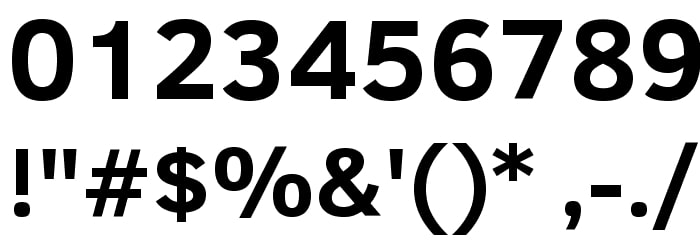
%> input picture Semester_Material/Semester_4/Digital_Image_Processing/Lab/Alpha.jpg, 700 x 240 px, given in place of Rectangle.jpg, which was not available
$ octave LabTask10.m   (GNU Octave 9; MATLAB toolbox functions it lacks are replaced by stand-ins)
%> lines starting %> are read from the running program, lines starting %| are printed output that depends on the picture; in (x1, y1, x2, y2) boxes, pixels count from 0 and x2, y2 are one past the last pixel; in counts of white or black regions, pixels touching at a corner belong together; the program's own positions count from 1; pictures that were not available may be replaced by others from this repository, and a replacement may not be noted
% LAB#10 (Morphological image processing)
%% 1) Perform erosion & dilation
binaryImage = imread("E:\Courses\Digital Image Processing\Lab\Rectangle.jpg");
%> binaryImage is the input picture: size 240x700x3 uint8; min 0, max 255, mean 192.7
% [6 lines of commented-out code are left out]
SE1 = ones(100,100);

for i=1:30
    SE1(i,1:49) = 0;
    SE1(i,60:100) = 0;
end

for i=80:100
    SE1(i,1:49) = 0;
    SE1(i,60:100) = 0;
end

dilatedImage1 = imdilate(binaryImage,SE1);
%> dilatedImage1: size 240x700x3 uint8; every value is 255

subplot 241
imshow(binaryImage); title('Orignal Image');
subplot 242
imshow(dilatedImage1); title('DI');

SE2 = strel('disk',50);
dilatedImage2 = imdilate(binaryImage,SE2);
subplot 243
imshow(dilatedImage2); title('DI(disk)');

SE3 = strel('rectangle',[100,100]);
dilatedImage3 = imdilate(binaryImage,SE3);

subplot 244
imshow(dilatedImage3); title('DI(rectangle)');

%Erosion
binaryImage2 = imread("E:\Courses\Digital Image Processing\Lab\Circle.jpg");
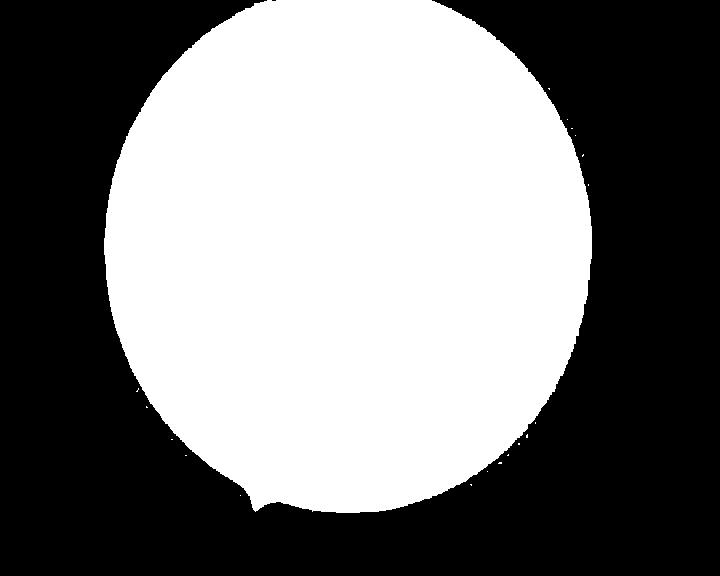
%> input picture Semester_Material/Semester_4/Digital_Image_Processing/Lab/Circle.jpg, 720 x 576 px
%> binaryImage2 is the input picture: size 576x720x3 uint8; min 0, max 255, mean 123.6


subplot 245
imshow(binaryImage2); title('Orignal Image');

erodedImage1 = imerode(binaryImage2,SE1);

subplot 246
imshow(erodedImage1); title('EI');

erodedImage2 = imerode(binaryImage2,SE2);

subplot 247
imshow(erodedImage2); title('EI(disk)');

subplot 248
imshow(imerode(binaryImage2,SE3)); title('EI(rectangle)');

%% Removing salt & pepper noise using erosion

noisyImage = imnoise(binaryImage,'salt & pepper',0.3);
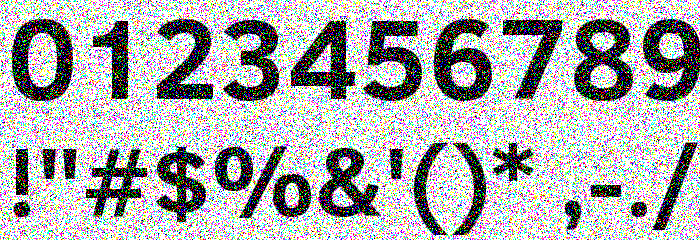
%> noisyImage: size 240x700x3 uint8; mean R, G, B 172.8, 173.3, 172.9

subplot 131
imshow(noisyImage); title('Noisy Image');

S1 = ones(3,3);
enhancedImage1 = imerode(noisyImage,S1);
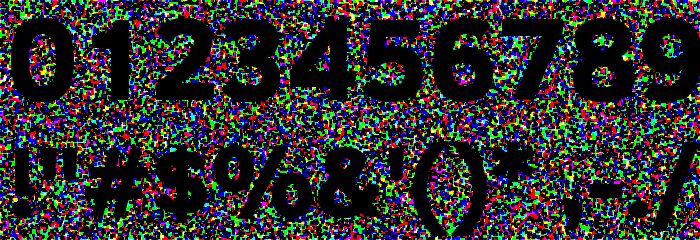
%> enhancedImage1: size 240x700x3 uint8; mean R, G, B 41.5, 42.4, 41.1
enhancedImage2 = imdilate(noisyImage,S1);
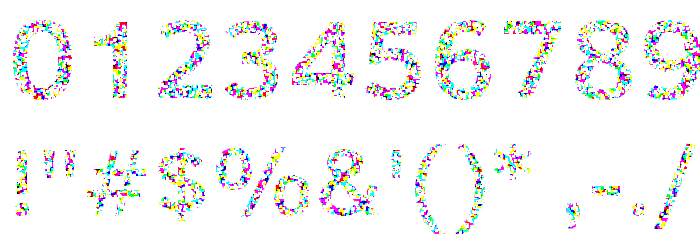
%> enhancedImage2: size 240x700x3 uint8; mean R, G, B 243.6, 243.5, 243.4

subplot 132
imshow(enhancedImage1); title('Erosion');

subplot 133
imshow(enhancedImage2); title('Dilation');
%% Perform Opening and closing operation
%% Opening = 1) Erosion 2) Dilation
%% Closing = 1) Dilation 1) Erosion
binaryImage3 = imbinarize(rgb2gray(imread("E:\Courses\Digital Image Processing\Lab\Bridge.jpg")));
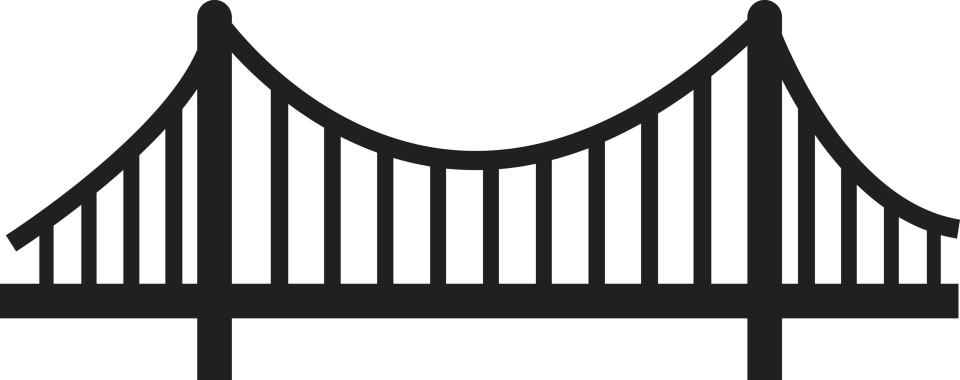
%> input picture Semester_Material/Semester_4/Digital_Image_Processing/Lab/Bridge.jpg, 1920 x 759 px (shown at 1/2 size)
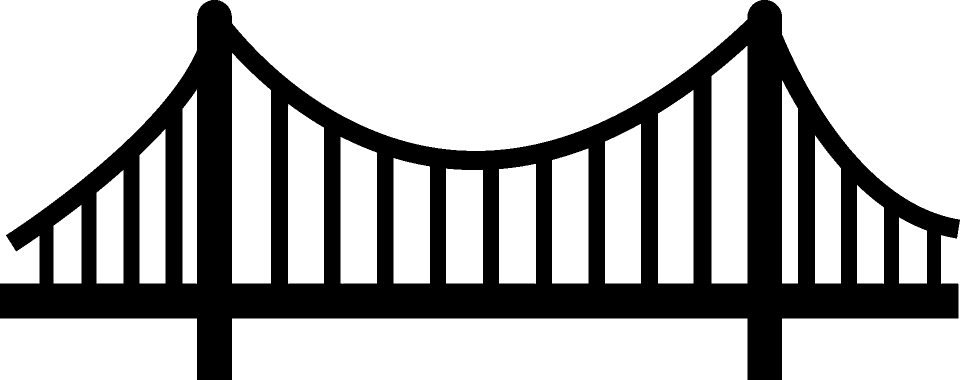
%> binaryImage3: size 759x1920 logical (shown at 1/2 size); 68.9% white; 1 black region, box (x1, y1, x2, y2) and area: (0, 0, 1920, 759) 453739


subplot 131
imshow(binaryImage3); title('Orignal Image');

subplot 132
imshow(imdilate(imerode(binaryImage3,SE1),SE1)); title('Opening');
%bwmorph(Image,'open | close');

subplot 133
imshow(imerode(imdilate(binaryImage3,SE1),SE1)); title('Closing');
%> after `imshow(imerode(imdilate(binaryImage3,SE1),SE1))`:
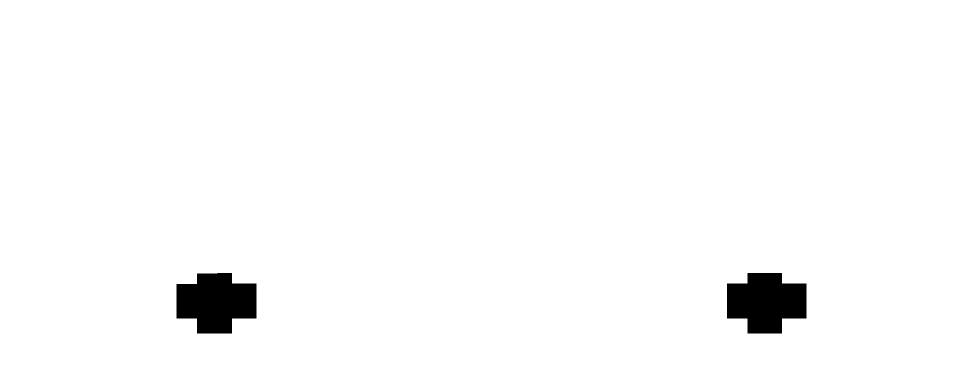
%> displayed picture: size 759x1920 logical (shown at 1/2 size); 98% white; 2 black regions, box (x1, y1, x2, y2) and area: (353, 546, 513, 667) 14688, (1454, 546, 1613, 667) 14649
